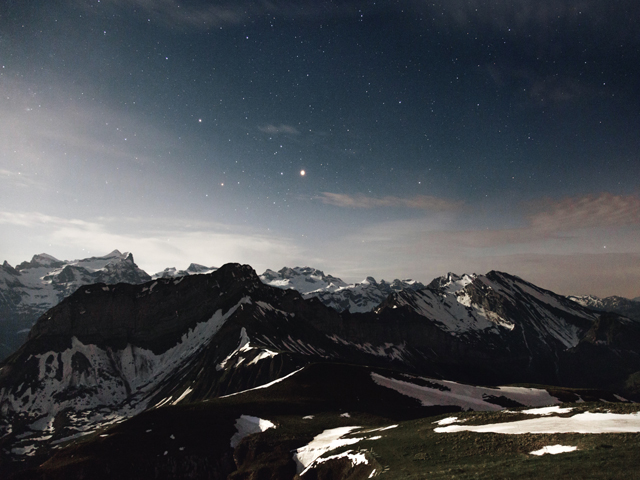
#> input picture testing/480p-assorted/01.jpg, 640 x 480 px; its folder holds only this picture in this run
$ python proto_mpeg_test.py   (older library calls are emulated)
#> lines starting #> are read from the running program, lines starting #| are printed output that depends on the picture
#> further down, image is the input picture: shape (480, 640, 3); mean R, G, B 69.9, 73.4, 78
### proto-mpeg/proto_mpeg.py
import numpy as np
from os import listdir
import skimage.io
import matplotlib.pyplot as plt
import dct_fast as dct
import huffman_mpeg
from bitstring import BitArray, BitStream, Bits
import ec504viewer
import time

quant_intra=[[ 8, 16, 19, 22, 26, 27, 29, 34],
             [16, 16, 22, 24, 27, 29, 34, 37],
             [19, 22, 26, 27, 29, 34, 34, 38],
             [22, 22, 26, 27, 29, 34, 37, 40],
             [22, 26, 27, 29, 32, 35, 40, 48],
             [26, 27, 29, 32, 35, 40, 48, 58],
             [26, 27, 29, 34, 38, 46, 56, 69],
             [27, 29, 35, 38, 46, 56, 69, 83]]

# Zigzag order. Note that zigzag order != indicies.
zz_order = [[ 0,  1,  5,  6, 14, 15, 27, 28],
            [ 2,  4,  7, 13, 16, 26, 29, 42],
            [ 3,  8, 12, 17, 25, 30, 41, 43],
            [ 9, 11, 18, 24, 31, 40, 44, 53],
            [10, 19, 23, 32, 39, 45, 52, 54],
            [20, 22, 33, 38, 46, 51, 55, 60],
            [21, 34, 37, 47, 50, 56, 59, 61],
            [35, 36, 48, 49, 57, 58, 62, 63]]

# This is an array of indices that we use to sample a flattened DCT array in zigzag order.
zz_indices = [ 0,  1,  8, 16,  9,  2,  3, 10,
               17, 24, 32, 25, 18, 11, 4,  5,
               12, 19, 26, 33, 40, 48, 41, 34,
               27, 20, 13,  6,  7, 14, 21, 28,
               35, 42, 49, 56, 57, 50, 43, 36,
               29, 22, 15, 23, 30, 37, 44, 51,
               58, 59, 52, 45, 38, 31, 39, 46,
               53, 60, 61, 54, 47, 55, 62, 63]

zz_reverse_indices = [ 0,  1,  5,  6, 14, 15, 27, 28,
  2,  4,  7, 13, 16, 26, 29, 42,
  3,  8, 12, 17, 25, 30, 41, 43,
  9, 11, 18, 24, 31, 40, 44, 53,
 10, 19, 23, 32, 39, 45, 52, 54,
 20, 22, 33, 38, 46, 51, 55, 60,
 21, 34, 37, 47, 50, 56, 59, 61,
 35, 36, 48, 49, 57, 58, 62, 63]


class frame:
    def __init__(self, *image):
        '''
        :param image: RBG image of shape (height, width, 3)
        '''
        if len(image) == 1:
            data = image[0]
            self.r = data[:, :, 0]
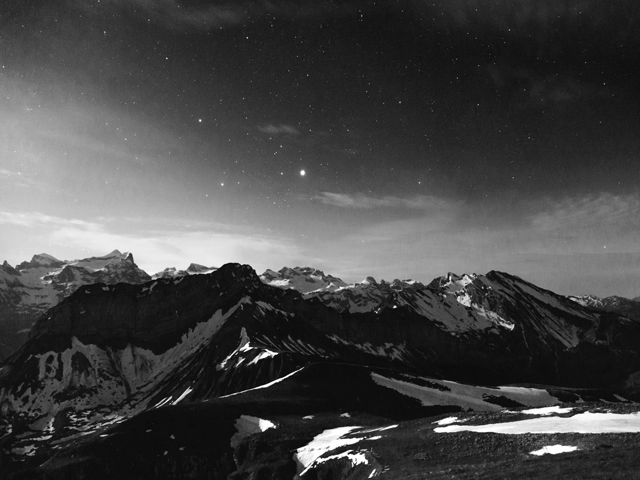
#> self.r: shape (480, 640); min 1, max 255, mean 69.9
            self.g = data[:, :, 1]
            self.b = data[:, :, 2]
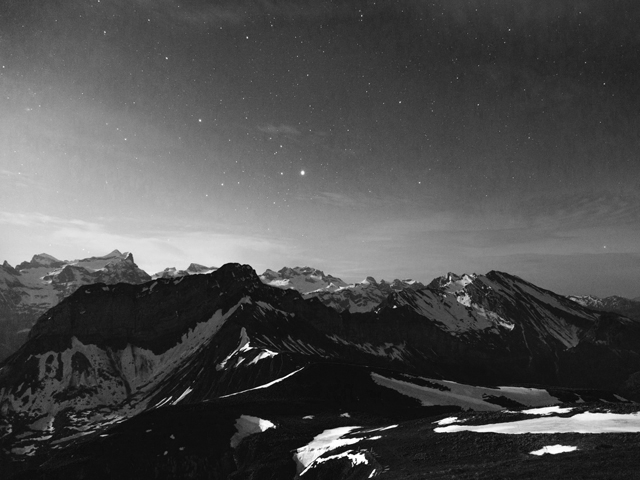
#> self.b: shape (480, 640); min 0, max 255, mean 78
            self.v_mblocks = np.shape(self.r)[0] // 16
#> self.v_mblocks = 30
            self.h_mblocks = np.shape(self.r)[1] // 16
#> self.h_mblocks = 40
        else:
            self.r = None
            self.g = None
            self.b = None
            self.v_mblocks = None
            self.h_mblocks = None
    def getFrame(self):
        reconstructed_image = np.dstack((self.r, self.g, self.b))
        return reconstructed_image

    def show(self):
        reconstructed_image = np.dstack((self.r, self.g, self.b))
        ec504viewer.view_single(reconstructed_image)

    def image_to_mblocks(self, image_component):
        """
        :param image_component: A SINGLE image component (for instance, 720x1080 red pixel component)
        :return: (x, 16, 16) array of macroblocks.
         The number of elements, x, in the first axis depends on the size of the image
         The second and third axes contain a 16x16 array (rows x cols) of pixel information
        """
        img_shape = np.shape(image_component)
#> img_shape = (480, 640)
        if (img_shape[0] % 16 != 0 or img_shape[1] % 16 != 0):
            raise Exception("Image dimensions", img_shape,
                            "not divisible by macroblock size. Someone tell the author to handle this.")

        v_mblocks = img_shape[0] // 16  # Note that // discards decimal pts. and returns an integer after divison
#> v_mblocks = 30
        h_mblocks = img_shape[1] // 16
#> h_mblocks = 40

        # Break the image into blocks
        # This uses array slicing and list comprehension. Not very pretty, but it works.
        x = image_component
        x = [x[i * 16:(i + 1) * 16:, j * 16:(j + 1) * 16:] for i in range(0, v_mblocks) for j in range(0, h_mblocks)]
#> x = 1200 items
        return x

    def mblocks_to_blocks(self, r_mblock, g_mblock, b_mblock):
        '''
        :param r_mblock: 16x16 array of red pixels
        :param g_mblock: 16x16 array of green pixels
        :param b_mblock: 16x16 array of blue pixels
        :return: (6, 8, 8) array of blocks that contain data for a SINGLE macroblock
        R0 R1
        R2 R3
        G4
        B5
        '''

        # Break the r_mblock into 4 blocks
        blocks = [r_mblock[i * 8:(i + 1) * 8:, j * 8:(j + 1) * 8:] for i in range(0, 2) for j in range(0, 2)]

        # Subsample the green and blue macroblocks and append them to the array
        blocks = np.concatenate((blocks, self.subsample(g_mblock), self.subsample(b_mblock)), axis=0)

        return blocks

    def subsample(self, mblock):
        '''
        :param mblock: a (16,16) macroblock color component that we wish to average down to an (8x8)
        :return: (1,8,8) subsampled block
        From the inside out, this call function does the following:
            The list comprehension grabs (4,4) subarrays one at a time from the mblock
            We call np.mean on each (4,4) subarray
            The list comprehension produces a flattened array of shape (64,)
            The np.reshape turns the flattened array into shape (8,8)
            Np.rint rounds all numbers to the closest integer and .astype(np.unint8) does the actual conversion to ints
        '''
        return [np.rint(np.reshape(
            [np.mean(mblock[2 * i:2 * i + 2:, 2 * j:2 * j + 2:]) for i in range(0, 8) for j in range(0, 8)],
            (8, 8))).astype(np.uint8)]

    # [44 lines left out: functions un_subsample, blocks_to_mblock, mblocks_to_image, not called in this run]

    def image_to_blocks(self):
        """
        Convert the stored image into a sequence of 8x8 pixel blocks for encoding
        :return: (x, 8, 8) shaped array. x depends on dimensions of original image
        """
        # First create sequences of 16x16 pixel macroblocks
        r_mblocks = self.image_to_mblocks(self.r)
#> r_mblocks = 1200 items
        g_mblocks = self.image_to_mblocks(self.g)
#> g_mblocks = 1200 items
        b_mblocks = self.image_to_mblocks(self.b)
#> b_mblocks = 1200 items

        # Now turn the macroblocks into a sequence of blocks
        # Each call to mblocks_to_blocks turns 3 macroblocks (RBG) into the block representation of a single macroblock.
        # Each mblocks_to_blocks call gives us a (6, 8, 8) shaped array
        num_macroblocks = np.shape(r_mblocks)[0]
#> num_macroblocks = 1200
        img_blocks = np.empty((0, 8, 8))
        for i in range(0, num_macroblocks):
            img_blocks = np.concatenate(
                (img_blocks, self.mblocks_to_blocks(r_mblocks[i], g_mblocks[i], b_mblocks[i])), axis=0)
        return img_blocks

    # [30 lines left out: functions blocks_to_image, set_image, not called in this run]

    def quantize_intra(self, F):
        return np.rint(F/quant_intra).astype(np.int)

    def dequantize_intra(self, F):
        return F*quant_intra

    # [104 lines left out: functions zigzag_from_block, zigzag_to_block, zigzag_to_bits, not called in this run]

    def encode_to_bits(self):
        """
        Encode the stored image data into a bitstream. The calling function is responsible for writing start and
        end codes to the file to delineate different frames.
        :return: BitArray representation
        """
        img_blocks = self.image_to_blocks()
        total_blocks = np.shape(img_blocks)[0]
#> total_blocks = 7200
        print("Beginning encoding for", total_blocks, "blocks.")
#| Beginning encoding for 7200 blocks.

        # Get the encoder table for converting (run, level) codes into bits
        encoder_table = huffman_mpeg.make_encoder_table()

        # Create a BitArray that will hold all encoded bits
        output = BitArray()

        # Counter and checkpoints used to provide % complete
        i = 0
        #checkpoints = set(np.rint(np.linspace(0, total_blocks, 11, endpoint=True)))

        for block in img_blocks:

            # Give progress update
            '''
            if i in checkpoints:
                print(int(i/total_blocks*100), '%')
            '''

            # First, we create a zig-zag summary for the block after DCT and quantization
            zz = self.zigzag_from_block(self.quantize_intra(dct.dct(block)))

            # Then, we convert that zig-zag summary into a stream of bits
            output.append(self.zigzag_to_bits(encoder_table, zz))

            i = i + 1

        return output

    # [80 lines left out: function decode_from_bits, not called in this run]


def get_jpegs(directory, number):
    images = []
    i = 1
    for file in sorted(listdir(directory)):
        if file.endswith('.jpg'):
            images.append(skimage.io.imread(directory + '/' + file))
        if i == number:
            break
        i=i+1
    return images


### proto-mpeg/huffman_mpeg.py
from bitstring import Bits

'''
Special codes

These codes are guaranteed not to collide with encoded image data. They are construted using 4.5 bytes of zeros followed
by a 4-bit code.

Why? The longest string of zeros we can encounter in a standard huffman code is 11. Furthermore, an escaped (run, level)
encoding might have 22 zeros. So we want to handle the case where we encode 22 + 11 = 33 zeros. In practice, we need
fewer zeros, but cutting down would afford little benefit.
'''

EOF = '00000000 00000000 00000000 00000000 0000 0001'.replace(' ', '')

'''
End special codes
'''

def read_raw_VLC():
    """
    Read raw huffman codes from our text file
    This is a CSV file with the format: run, level, VLC, #bits \n
    :return: list of codes, one set of VLC data per entry
    """
    try:
        with open('mpeg_huffman_codes.csv') as f:
#> (reads proto-mpeg/mpeg_huffman_codes.csv from the repository)
            codes = f.read().split('\n')[1:-1]
    except:
        raise Exception("Missing required file mpeg_huffman_codes.csv.")

    return codes

# TODO: We might try making encoder tables incorporate the sign bit, to eliminate the need to test the polarity of the level during encoding. This would mean we make two entries like (1,2) and (1,-2) that map to the same binary code.

def make_encoder_table():
    """
    Make a dictionary. (O(1) lookups)
    Keys: tuple with (run, level)
    Data: Bits object with VLC
    :return: encoder table that can be used to quickly find a VLC given a run, level entry.
    NOTE: The sign bit must be appended to each VLC when encoding (except for EOB and ESC).
    """
    codes = read_raw_VLC()

    # Add all VLCs to the table
    encoder_table = dict()
    for code in codes:
        x = code.split(',')
        key = tuple(map(int,(x[0], x[1])))
        bits = Bits('0b' + x[2])
        encoder_table[key] = bits

    # Add special codes to the table
    encoder_table['EOB'] = Bits('0b10')
    encoder_table['ESC'] = Bits('0b000001')

    # Return the table
    return encoder_table

# [35 lines left out: functions make_decoder_table, main, not called in this run]


# [2 lines that do not run on import are left out]

### proto-mpeg/proto_mpeg_test.py
import proto_mpeg
from bitstring import BitStream
import huffman_mpeg as codes

'''
Encode and save a single image
'''

# Get a single 640x480 image
print("Reading image.")
image = proto_mpeg.get_jpegs('../testing/480p-assorted/',1)[0]

# Create a frame object initialized with our image
print("Preparing image for encoding.")
frame = proto_mpeg.frame(image)

# Retreive the binary encoding of the image
#> (the run stopped early here; a loop or call above may not have finished)
